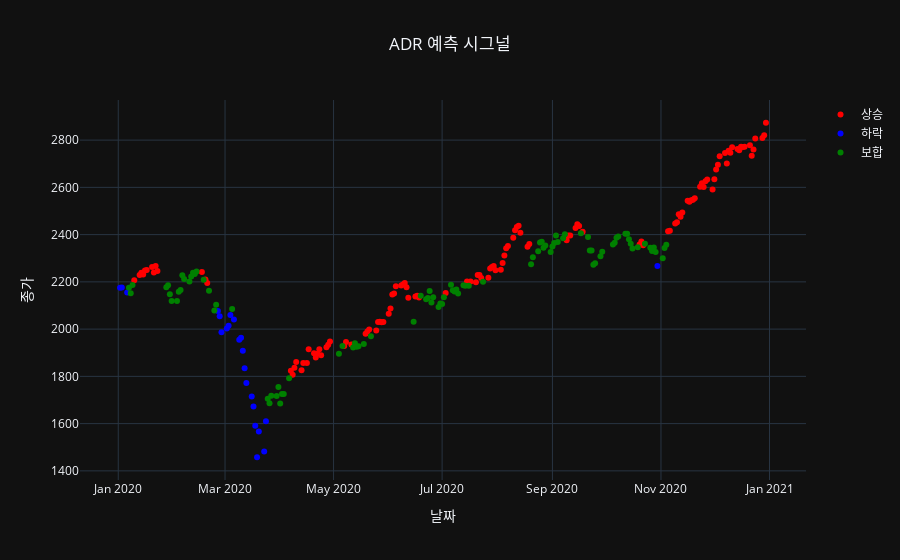

Notebook cell for this chart:
### Code cell
df = kospi_data
color_map = {
    'rise': 'red',
    'decline': 'blue',
    'keep': 'green'
}
name_map = {
    'rise': '상승',
    'decline': '하락',
    'keep': '보합'
}

# Create trace for each signal category
date = []
for signal, color in color_map.items():
    subset = df[df['signal'] == signal]
    trace = go.Scatter(
        x=subset.index,
        y=subset['close'],
        mode='markers',
        marker=dict(color=color),
        name=name_map[signal]
    )
    date.append(signal)

# 레이아웃 생성
layout = go.Layout(
    title='ADR 예측 시그널',
    xaxis=dict(title='날짜'),
    yaxis=dict(title='종가')
)

# 피규어 생성
fig = go.Figure(data=data, layout=layout)
fig.update_layout(title_x=0.5)

# 플롯
fig.show()
